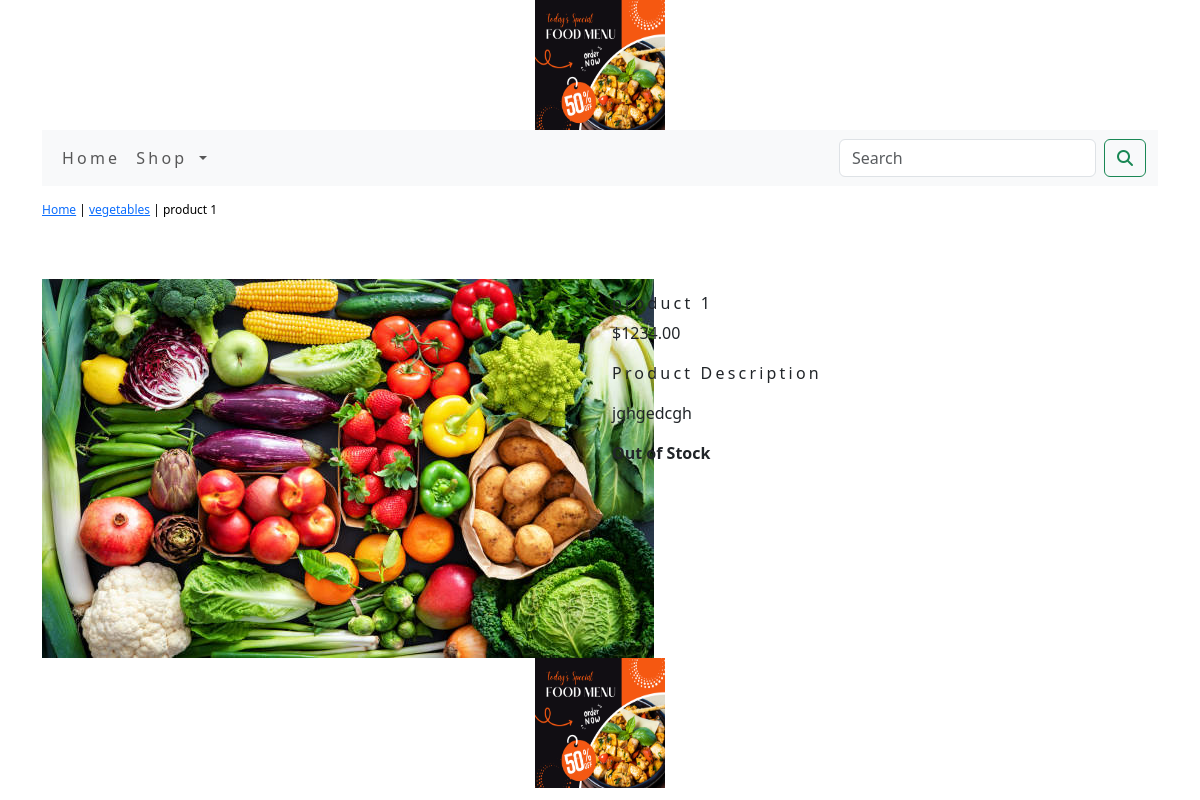
The page /shop/vegetables/product-1/ on the database its author committed.
### shop/models.py (models this page shows, shortened)
class Product(models.Model):
    name = models.CharField(max_length=250, unique=True)
    slug = models.SlugField(max_length=250, unique=True)
    description = models.TextField(blank=True)
    price=models.DecimalField(max_digits=10,decimal_places=2)
    category=models.ForeignKey(Category,on_delete=models.CASCADE)
    image = models.ImageField(upload_to='product', blank=True)
    stock=models.IntegerField()
    available=models.BooleanField(default=True)
    created=models.DateTimeField(auto_now_add=True)
    updated=models.DateTimeField(auto_now=True)
    class Meta:
        ordering=('name',)
        verbose_name='product'
        verbose_name_plural='products'

class Category(models.Model):
    name=models.CharField(max_length=250,unique=True)
    slug=models.SlugField(max_length=250,unique=True)
    description=models.TextField(blank=True)
    image=models.ImageField(upload_to='category',blank=True)
    class Meta:
        ordering=('name',)
        verbose_name='category'
        verbose_name_plural='categories'
    def get_url(self):
        return reverse('shop:products_by_category',args=[self.slug])
    def __str__(self):
        return '{}'.format(self.name)

### shop/views.py (the view)
# urls.py: path('<slug:c_slug>/<slug:product_slug>/',views.proDetail,name='prodCatdetail'),
def proDetail(request,c_slug,product_slug):
    try:
        product=Product.objects.get(category__slug=c_slug,slug=product_slug)
    except Exception as e:
        raise e
    return render(request,'product.html',{'product':product})

### cart/context_processors.py (called while the page is built)
def counter(request):
    item_count=0
    if 'admin' in request.path:
        return {}
    else:
        try:
            cart=Cart.objects.filter(cart_id=_cart_id(request))
            cart_items=CartItem.objects.all().filter(cart=cart[:1])
            for cart_item in cart_items:
                item_count += cart_item.quantity
        except Cart.DoesNotExist:
            item_count =0
    return dict(item_count=item_count)

### cart/views.py (called while the page is built)
def _cart_id(request):
    cart=request.session.session_key
    if not cart:
        cart=request.session.create()
    return cart

### shop/context_processors.py (called while the page is built)
def menu_links(request):
    links=Category.objects.all()
    return dict(links=links)

### templates/product.html (shortened to what this page needs)
{% extends 'base.html' %}
{% load static %}
{% block content %}
<div class="row my_prod_row_class">
    <div class="mx_auto">
        <P> <a href="{% url 'shop:allProdCat' %}">Home</a> | <a href ="{{product.category.get_url}}">{{product.category}}</a> | {{product.name}}</P>
    </div>
</div>
<br>
<div class="row">
    <div class="col-12 col-sm-12 col-md-12 col-lg-6 text-center">
        <div style="min-width:18rem">
            <img src="{{product.image.url}}" alt="{{product.name}}">
        </div>
    </div>
     <div class="col-12 col-sm-12 col-md-12 col-lg-6">
         <h1 class="my_prod_title">{{product.name}}</h1>
         <div>
         <p>${{product.price}}</p>
         <p class="my_title"> Product Description </p>
         <p class="text-justify my_rod_text">{{product.description}}</p>
         {% if  product.stock %}
         <p class="text-justify my_prod_text"><b>Out of Stock</b></p>
         {% else %}
         <a class="btn btn-secondary" href=" {% url 'cart:add_cart' product.id %}">Add to Cart</a>
         {% endif %}
     </div>
 </div>
</div>
</div>
{% endblock %}

### static/css/custom.css (style rules this page uses)
body { font-family: 'Roboto' , sans-serif; }
.my_title { font-size:16px; text_transform:uppercase; letter-spacing:.2em; }
.my_prod_row_class { padding-top:15px; padding-bottom:20px }
.my_prod_row_class .mx_auto { color:#000; font-size:12px; text-decoration:none; }
.my_prod_title { font-size:16px; text_transform:uppercase; letter-spacing:.2em; padding-top:15px; padding-bottom-10px; }
.my_prod_text { padding-right:20px; }

### rows shown on the page
Product: category "vegetables", name "product 1", image (picture), price "1234.00", description "jghgedcgh"
